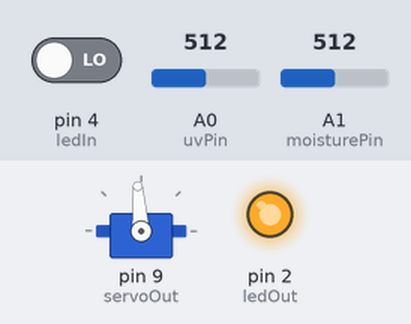
Bench run of a sketch on a simulated Arduino Uno, built with avr-gcc and run on an emulated ATmega328P. Shown: servo, output pins drawn as LEDs (lit = HIGH). The test bench sets the inputs (shaded band); at power-on: pin 4 (ledIn) LOW, A0 (uvPin) = 512, A1 (moisturePin) = 512. What the sketch prints to the serial monitor is not drawn.

Above: at 0.4 s.
Timing chart, 0 to 1.9 s (numbered marks = the images above):
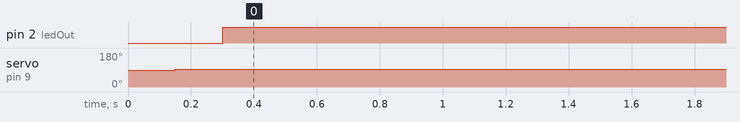

The sketch:

AnalogInput.ino
```cpp
#include <Wire.h>
#include <Adafruit_MPL3115A2.h>
#include <Servo.h>
Servo myservo;

int uvPin = A0;
int moisturePin = A1;
int uvValue = 0;
int moistureValue = 0;

int servoIn = 1;
int ledIn = 4;
int servoOut = 9;
int ledOut = 2;

int ledState = LOW;
int ledReading;
int servoState = LOW;
int servoReading;

long time = 0;
long debounce = 100;

Adafruit_MPL3115A2 baro = Adafruit_MPL3115A2();

void setup() {
  Serial.begin(9600);
  Wire.begin();

  pinMode(servoIn, INPUT);
  pinMode(ledIn, INPUT);
  pinMode(ledOut, OUTPUT);

  myservo.attach(servoOut);
}

void loop() {
  servoReading = digitalRead(servoIn);
  delay(150);
  if (servoReading == HIGH) {
    myservo.write(2300);
//    delay(2000);
//    myservo.write(0);
//    delay(2000);
  }
  else {
    myservo.writeMicroseconds(1515);
  }

  ledReading = digitalRead(ledIn);
  delay(150);
  if (ledReading == HIGH) {
    digitalWrite(ledOut, HIGH);
  }
  else {
    digitalWrite(ledOut, HIGH);
  }

  uvValue = analogRead(uvPin); //uv
  moistureValue = analogRead(moisturePin); //moisture
//  Serial.print("uv");
  Serial.println(uvPin);
  delay(2000);
//  Serial.print("moist");
  Serial.println(moisturePin);
//  float pascals = baro.getPressure(); //pressure
//  Serial.print("pascal");
//  Serial.println(pascals);
//  delay(2000);
//  float altm = baro.getAltitude(); //altitude
//  Serial.print("altitude");
//  Serial.println(altm);
//  delay(2000);
//  float tempC = baro.getTemperature(); //temp
//  Serial.print("temp");
//  Serial.println(tempC);
//  delay(2000);
}
```

Measured:
- by itself, pin 2 (ledOut): LOW → HIGH at 0.30 s
- by itself, servo on pin 9 (servoOut): 90° → 94° at 0.15 s
